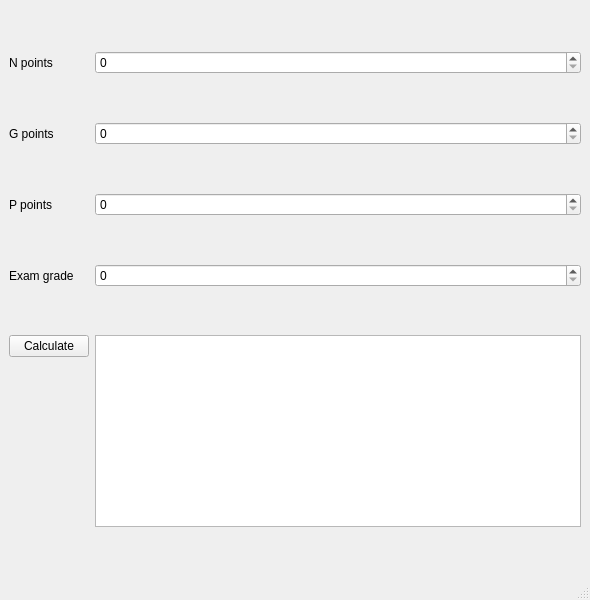
<?xml version="1.0" encoding="UTF-8"?>
<ui version="4.0">
 <class>MainWindow</class>
 <widget class="QMainWindow" name="MainWindow">
  <property name="geometry">
   <rect>
    <x>0</x>
    <y>0</y>
    <width>590</width>
    <height>600</height>
   </rect>
  </property>
  <property name="windowTitle">
   <string>MainWindow</string>
  </property>
  <widget class="QWidget" name="centralwidget">
   <layout class="QFormLayout" name="formLayout">
    <item row="0" column="0">
     <widget class="QLabel" name="label">
      <property name="text">
       <string>N points</string>
      </property>
     </widget>
    </item>
    <item row="0" column="1">
     <widget class="QSpinBox" name="spinBoxN"/>
    </item>
    <item row="1" column="0">
     <widget class="QLabel" name="label_2">
      <property name="text">
       <string>G points</string>
      </property>
     </widget>
    </item>
    <item row="1" column="1">
     <widget class="QSpinBox" name="spinBoxG"/>
    </item>
    <item row="2" column="0">
     <widget class="QLabel" name="label_3">
      <property name="text">
       <string>P points</string>
      </property>
     </widget>
    </item>
    <item row="2" column="1">
     <widget class="QSpinBox" name="spinBoxP"/>
    </item>
    <item row="3" column="0">
     <widget class="QLabel" name="label_4">
      <property name="text">
       <string>Exam grade</string>
      </property>
     </widget>
    </item>
    <item row="3" column="1">
     <widget class="QSpinBox" name="spinBoxE"/>
    </item>
    <item row="4" column="0">
     <widget class="QPushButton" name="calculatePushButton">
      <property name="text">
       <string>Calculate</string>
      </property>
     </widget>
    </item>
    <item row="4" column="1">
     <widget class="QTextBrowser" name="textBrowser"/>
    </item>
   </layout>
  </widget>
  <widget class="QMenuBar" name="menubar">
   <property name="geometry">
    <rect>
     <x>0</x>
     <y>0</y>
     <width>590</width>
     <height>25</height>
    </rect>
   </property>
  </widget>
  <widget class="QStatusBar" name="statusbar"/>
 </widget>
 <resources/>
 <connections/>
</ui>
